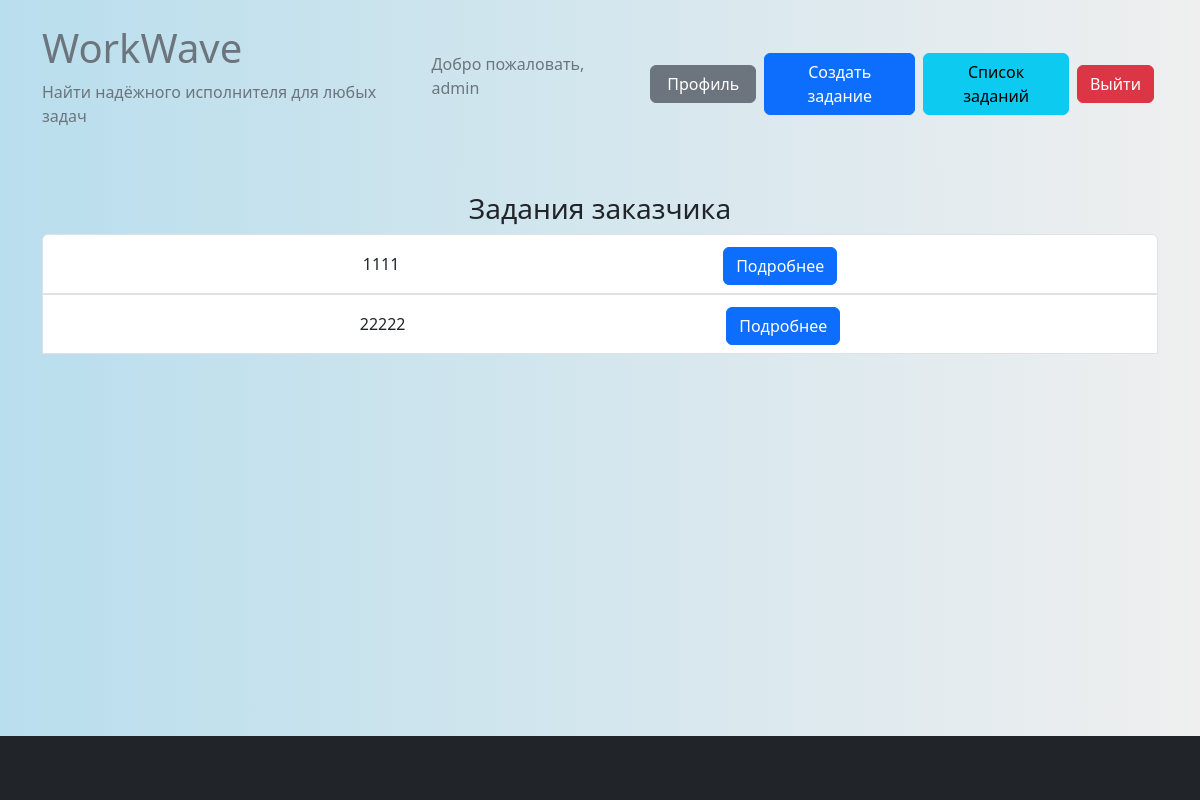
Page /customer_tasks/ (signed in) on the earlier database version.
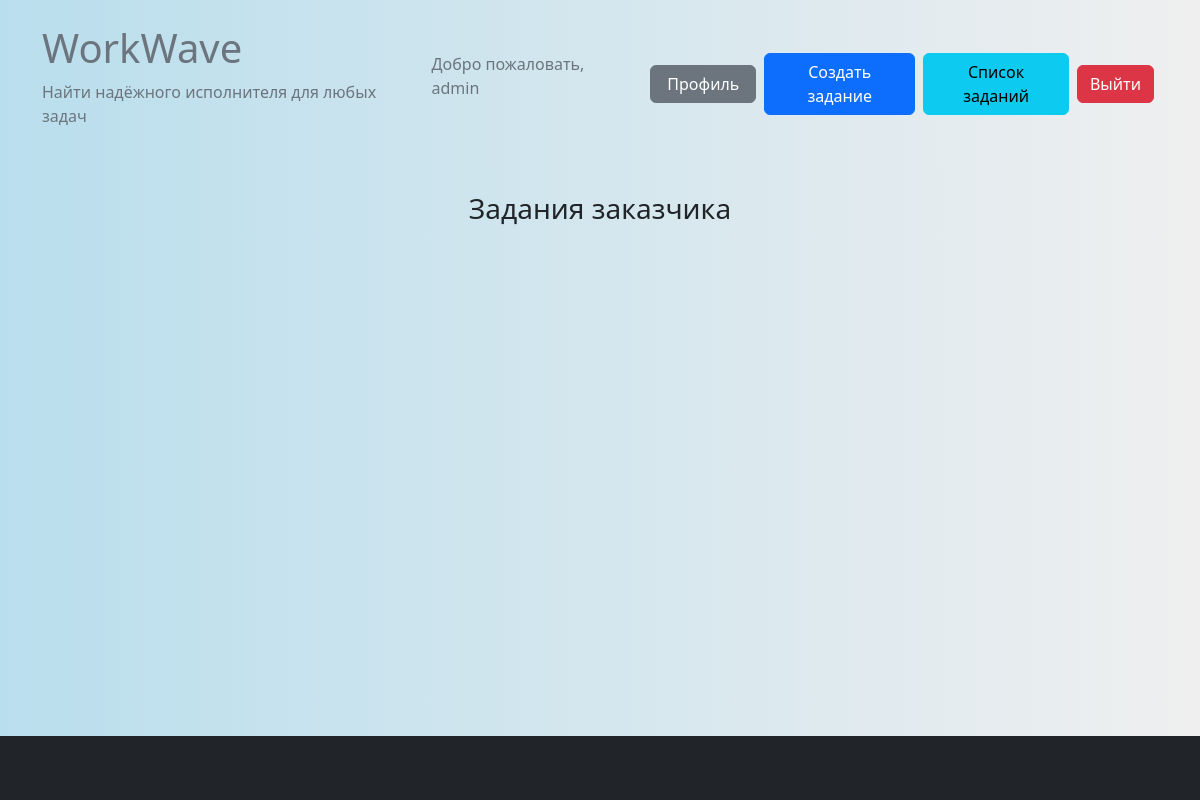
Same page on the later database version.
### tasks/models.py (models this page shows, shortened)
class Task(models.Model):
    title = models.CharField(max_length=200)
    image_task = models.ImageField(upload_to='media/image_task/', null=True, blank=True)
    description = models.TextField()
    customer = models.ForeignKey(CustomUser, on_delete=models.CASCADE, related_name='customer_tasks')
    executor = models.ForeignKey(CustomUser, on_delete=models.SET_NULL, null=True, blank=True,
                                 related_name='executor_tasks')
    created_at = models.DateTimeField(auto_now_add=True)
    due_date = models.DateTimeField()
    is_completed = models.BooleanField(default=False)
    canceled_by = models.ForeignKey(CustomUser, on_delete=models.SET_NULL, null=True,
                                    blank=True, related_name='canceled_tasks')
    canceled_at = models.DateTimeField(null=True, blank=True)

### tasks/views.py (the view)
# urls.py: path('customer_tasks/', view_tasks.customer_tasks, name='customer_tasks'),
def customer_tasks(request):
    customer_tasks = Task.objects.filter(customer=request.user)
    return render(request, 'tasks/customer_tasks.html', {'customer_tasks': customer_tasks})

### templates/tasks/customer_tasks.html (shortened to what this page needs)
{% extends 'base.html' %}
{% block content %}
<h3 class="text-center">Задания заказчика</h3>
<ul class="list-group">
    {% for task in customer_tasks %}
    <li class="list-group-item d-flex justify-content-evenly align-items-center">
        <div>
            {{ task.title }}
        </div>
        <button type="button" class="btn btn-primary mt-1" data-toggle="modal" data-target="#taskModal{{ task.id }}"
                style="margin-left: 20px;">
            Подробнее
        </button>
    </li>
    {% endfor %}
</ul>
{% endblock %}

Differences in the rows shown:
removed Task: title "1111"
removed Task: title "22222"
